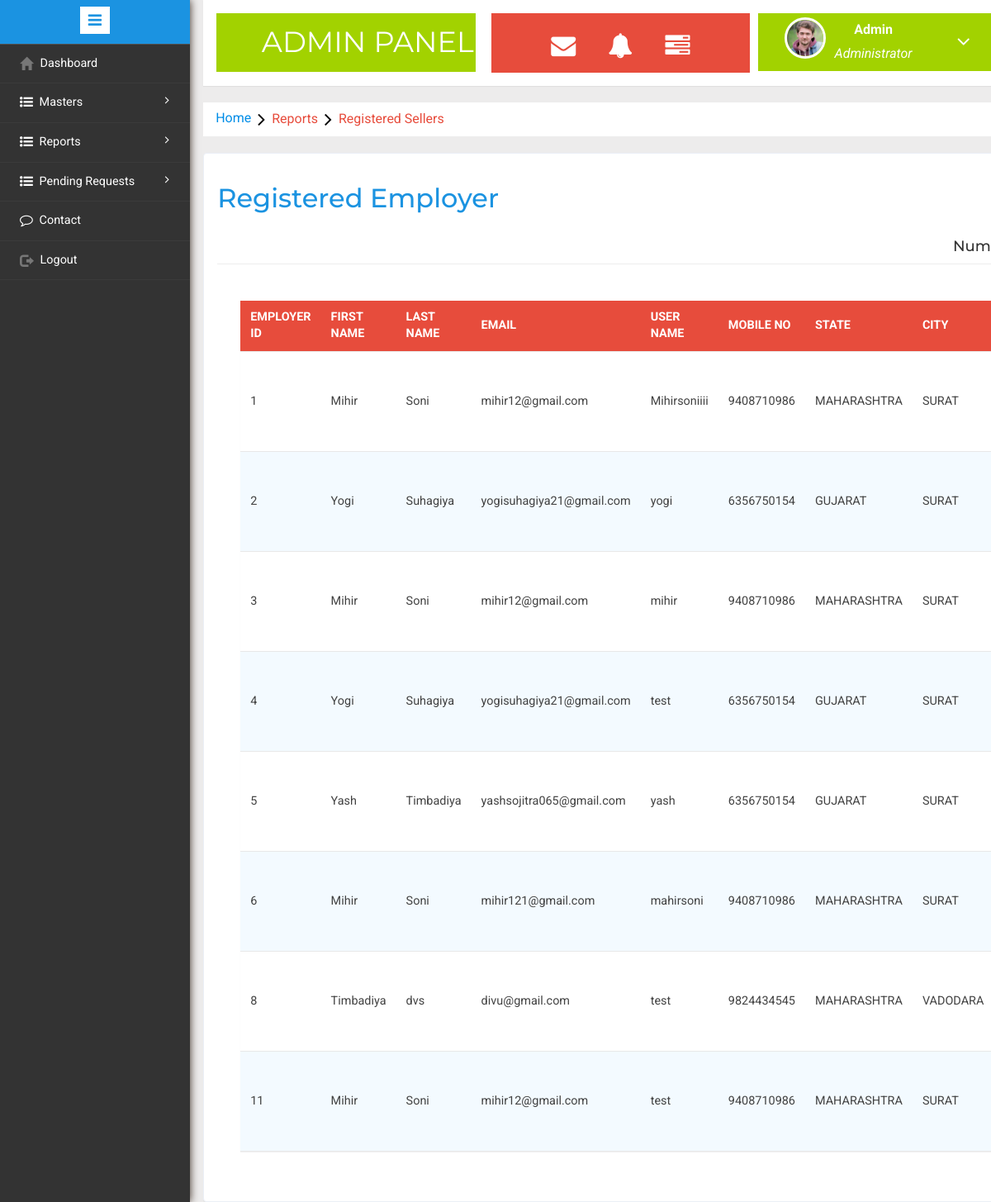
The app's page /admin/reg_employer.php (signed in) with its own data.
### tables this page shows
CREATE TABLE `employer_reg` (
  `employer_id` int(11) NOT NULL,
  `company_name` varchar(255) NOT NULL,
  `position` varchar(255) NOT NULL,
  `f_name` varchar(255) NOT NULL,
  `l_name` varchar(255) NOT NULL,
  `email` varchar(255) NOT NULL,
  `username` varchar(255) NOT NULL,
  `password` varchar(255) NOT NULL,
  `phone` varchar(255) NOT NULL,
  `address` varchar(255) NOT NULL,
  `city` varchar(255) NOT NULL,
  `state` varchar(255) NOT NULL,
  `pin_code` int(11) NOT NULL,
  `photo` varchar(255) NOT NULL,
  `status` varchar(255) NOT NULL,
  `at_date` date DEFAULT NULL
);

CREATE TABLE `statemaster` (
  `stateid` int(11) NOT NULL,
  `statename` varchar(50) NOT NULL
);

CREATE TABLE `citymaster` (
  `cityid` int(11) NOT NULL,
  `stateid` int(11) NOT NULL,
  `cityname` varchar(50) NOT NULL
);

### admin/reg_employer.php (the view, shortened to what this page needs)
<!DOCTYPE HTML>
<html>
<head>
<link href="css/bootstrap.min.css" rel='stylesheet' type='text/css' />
<link href="css/style.css" rel='stylesheet' type='text/css' />
<link rel="stylesheet" type="text/css" href="css/table-style.css" />
<link rel="stylesheet" href="css/morris.css" type="text/css"/>
<link href="css/font-awesome.css" rel="stylesheet">
<link rel="stylesheet" href="css/icon-font.min.css" type='text/css' />
</head>
<?php
include 'menu.php';
include 'header.php';
?>
</html>
<ol class="breadcrumb">
                <li class="breadcrumb-item"><a style='background: #fff !important;' href="home.php">Home</a><i class="fa fa-angle-right"></i>Reports<i class="fa fa-angle-right"></i>Registered Sellers</li>
            </ol>
<div class="page-container">
 	    <div class="grid-form1">
			 <h3>Registered Employer</h3>
			 <?php include 'config.php';
							$str = "select * from employer_reg where status='accepted'";
                            $result = mysqli_query($con,$str);
                            $number = mysqli_num_rows($result);
                            echo"<h4 style='text-align:right'>Number of Accepted Sellers found: $number</h4>";  ?>
<hr>
  	         <div class="tab-content">
						<div class="tab-pane active" id="horizontal-form">
						<form class="form-horizontal" method="post">
<div class="form-group">
 <div class="container">
	 <div class="row">
	 <div class="col m-auto">
	 <div class="card mt-5">
	 <table id="table">
	 <tr>
	 <th> Employer ID </th>
	 <th > First Name</th>
	 <th > Last Name</th>
	 <th > Email</th>
	 <th> User Name</th>
	 <th> Mobile No</th>
	 <th> State </th>
	 <th> City </th>
  	 </tr>
					 <?php
							$str = "select * from employer_reg where status = 'accepted' ";
							$result = mysqli_query($con,$str);
							while($row = mysqli_fetch_array($result))
							{
								echo "<tr>";
								echo "<td>" .$row['employer_id']. "</td>";
								echo "<td>" .$row['f_name']. "</td>";
								echo "<td>" .$row['l_name']. "</td>";
								echo "<td>" .$row['email']. "</td>";
                                echo "<td>" .$row['username']. "</td>";
                                echo "<td>" .$row['phone']. "</td>";
                                $string = "select * from statemaster where stateid=".$row['state']." ";
                                $results = mysqli_query($con,$string);
                                $roww= mysqli_fetch_assoc($results);
                                echo "<td>" .$roww['statename']. "</td>";
                                $stringg = "select * from citymaster where cityid=".$row['city']." ";
                                $resultss = mysqli_query($con,$stringg);
                                $rowww= mysqli_fetch_assoc($resultss);
                                echo "<td>" .$rowww['cityname']. "</td>";
								echo "</tr>";
							}
							?>
				 </table>
			 </div>
		 </div>
	 </div>
 </div>

### admin/css/table-style.css (style rules this page uses)
table { background: white; border-collapse: collapse; margin: 1.25em 0 0; width: 100%; }
table tr, table th, table td { border: none; border-bottom: 1px solid #e8e8e8; font-size: .95em; }
table th, table td { padding: 10px 12px; text-align: left; }
table th { background: #e74c3c; color: #fff; text-transform: uppercase; }
table tr td { background: #f3faff; color: #424242; }
table tr:nth-of-type(2n+2) td { background: #ffffff; }
table { width: 100%; }

### records on screen
employer_reg: employer_id "1", f_name "Mihir", l_name "Soni", email "mihir12@gmail.com", username "Mihirsoniiii", phone "9408710986", statemaster.statename "MAHARASHTRA", citymaster.cityname "SURAT"
employer_reg: employer_id "2", f_name "Yogi", l_name "Suhagiya", email "yogisuhagiya21@gmail.com", username "yogi", phone "6356750154", statemaster.statename "GUJARAT", citymaster.cityname "SURAT"
employer_reg: employer_id "3", f_name "Mihir", l_name "Soni", email "mihir12@gmail.com", username "mihir", phone "9408710986", statemaster.statename "MAHARASHTRA", citymaster.cityname "SURAT"
employer_reg: employer_id "4", f_name "Yogi", l_name "Suhagiya", email "yogisuhagiya21@gmail.com", username "test", phone "6356750154", statemaster.statename "GUJARAT", citymaster.cityname "SURAT"
employer_reg: employer_id "5", f_name "Yash", l_name "Timbadiya", email "yashsojitra065@gmail.com", username "yash", phone "6356750154", statemaster.statename "GUJARAT", citymaster.cityname "SURAT"
employer_reg: employer_id "6", f_name "Mihir", l_name "Soni", email "mihir121@gmail.com", username "mahirsoni", phone "9408710986", statemaster.statename "MAHARASHTRA", citymaster.cityname "SURAT"
employer_reg: employer_id "8", f_name "Timbadiya", l_name "dvs", email "divu@gmail.com", username "test", phone "9824434545", statemaster.statename "MAHARASHTRA", citymaster.cityname "VADODARA"
employer_reg: employer_id "11", f_name "Mihir", l_name "Soni", email "mihir12@gmail.com", username "test", phone "9408710986", statemaster.statename "MAHARASHTRA", citymaster.cityname "SURAT"
